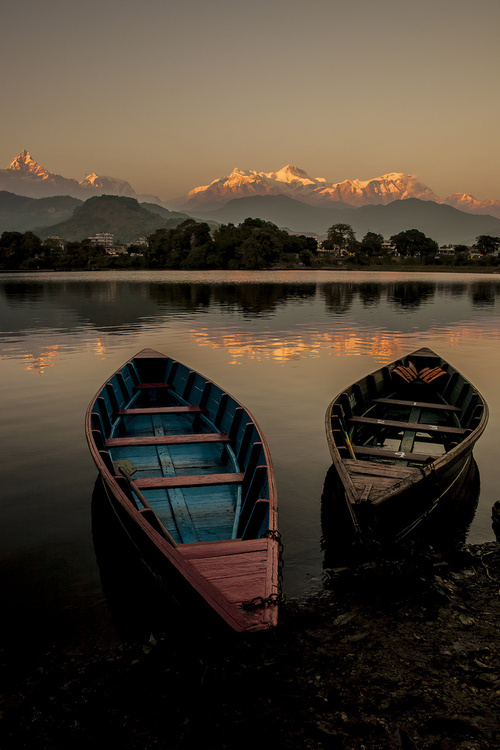
#> input picture 【OpenCv基础】第43讲 查找和绘制图片轮廓矩/python/PythonApplication/PythonApplication/1.jpg, 500 x 750 px
$ python PythonApplication.py
#> lines starting #> are read from the running program, lines starting #| are printed output that depends on the picture
import cv2
import numpy as np
import random

g_nThresh = 100

# [44 lines left out: function on_ThreshChange, not called in this run]

# 载入3通道的原图像
g_srcImage = cv2.imread("1.jpg")
#> g_srcImage is the input picture: shape (750, 500, 3); mean B, G, R 49.9, 62.5, 72.9
# 得到原图的灰度图像并进行平滑
g_grayImage = cv2.cvtColor(g_srcImage, cv2.COLOR_BGR2GRAY)
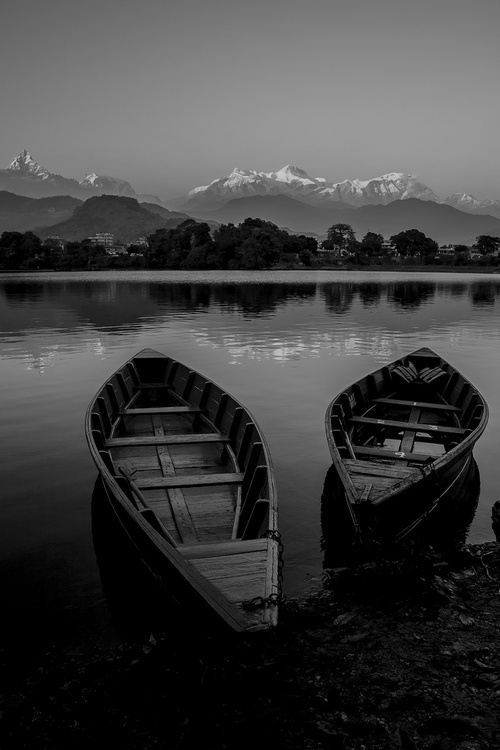
#> g_grayImage: shape (750, 500); min 0, max 209, mean 64.2
# 均值滤波
g_grayImage = cv2.blur(g_grayImage, (3,3))
cv2.imshow("g_srcImage", g_srcImage)

# 初始化一个空白图像
drawing = np.zeros((g_grayImage.shape[0], g_grayImage.shape[1], 3), np.uint8)

# 创建窗口
cv2.namedWindow('drawing')
cv2.createTrackbar('g_nThresh', 'drawing', 0, 255, on_ThreshChange)
cv2.setTrackbarPos('g_nThresh', 'drawing', 100)

while (True):
    cv2.imshow("drawing", drawing)
    if cv2.waitKey(10) == ord('q'):
#> (key q is pressed here)
        break
cv2.destroyAllWindows()
